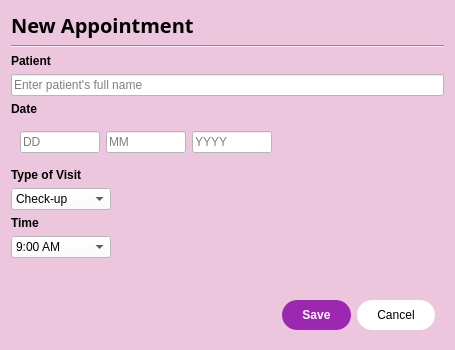
<?xml version="1.0" encoding="UTF-8"?>
<ui version="4.0">
 <class>Dialog</class>
 <widget class="QDialog" name="Dialog">
  <property name="geometry">
   <rect>
    <x>0</x>
    <y>0</y>
    <width>455</width>
    <height>350</height>
   </rect>
  </property>
  <property name="minimumSize">
   <size>
    <width>400</width>
    <height>350</height>
   </size>
  </property>
  <property name="windowTitle">
   <string>New Appointment</string>
  </property>
  <property name="styleSheet">
   <string notr="true">background-color: #ECC6DC;</string>
  </property>
  <layout class="QVBoxLayout" name="verticalLayout">
   <item>
    <widget class="QLabel" name="label">
     <property name="font">
      <font>
       <family>Arial Black</family>
       <pointsize>15</pointsize>
       <bold>true</bold>
      </font>
     </property>
     <property name="text">
      <string>New Appointment</string>
     </property>
    </widget>
   </item>
   <item>
    <widget class="QFrame" name="frame">
     <property name="frameShape">
      <enum>QFrame::HLine</enum>
     </property>
     <property name="frameShadow">
      <enum>QFrame::Sunken</enum>
     </property>
    </widget>
   </item>
   <item>
    <widget class="QLabel" name="label_2">
     <property name="font">
      <font>
       <bold>true</bold>
      </font>
     </property>
     <property name="text">
      <string>Patient</string>
     </property>
    </widget>
   </item>
   <item>
    <widget class="QLineEdit" name="lineEdit">
     <property name="styleSheet">
      <string notr="true">background-color: white;</string>
     </property>
     <property name="placeholderText">
      <string>Enter patient's full name</string>
     </property>
    </widget>
   </item>
   <item>
    <widget class="QLabel" name="label_3">
     <property name="font">
      <font>
       <bold>true</bold>
      </font>
     </property>
     <property name="text">
      <string>Date</string>
     </property>
    </widget>
   </item>
   <item>
    <widget class="QWidget" name="widget" native="true">
     <layout class="QHBoxLayout" name="horizontalLayout">
      <item>
       <widget class="QLineEdit" name="lineEdit_2">
        <property name="maximumSize">
         <size>
          <width>80</width>
          <height>16777215</height>
         </size>
        </property>
        <property name="styleSheet">
         <string notr="true">background-color: white;</string>
        </property>
        <property name="placeholderText">
         <string>DD</string>
        </property>
       </widget>
      </item>
      <item>
       <widget class="QLineEdit" name="lineEdit_3">
        <property name="maximumSize">
         <size>
          <width>80</width>
          <height>16777215</height>
         </size>
        </property>
        <property name="styleSheet">
         <string notr="true">background-color: white;</string>
        </property>
        <property name="text">
         <string/>
        </property>
        <property name="placeholderText">
         <string>MM</string>
        </property>
       </widget>
      </item>
      <item>
       <widget class="QLineEdit" name="lineEdit_4">
        <property name="maximumSize">
         <size>
          <width>80</width>
          <height>16777215</height>
         </size>
        </property>
        <property name="styleSheet">
         <string notr="true">background-color: white;</string>
        </property>
        <property name="placeholderText">
         <string>YYYY</string>
        </property>
       </widget>
      </item>
      <item>
       <spacer name="horizontalSpacer">
        <property name="orientation">
         <enum>Qt::Horizontal</enum>
        </property>
        <property name="sizeHint" stdset="0">
         <size>
          <width>40</width>
          <height>20</height>
         </size>
        </property>
       </spacer>
      </item>
     </layout>
    </widget>
   </item>
   <item>
    <widget class="QLabel" name="label_4">
     <property name="font">
      <font>
       <bold>true</bold>
      </font>
     </property>
     <property name="text">
      <string>Type of Visit</string>
     </property>
    </widget>
   </item>
   <item>
    <widget class="QComboBox" name="comboBox">
     <property name="minimumSize">
      <size>
       <width>0</width>
       <height>0</height>
      </size>
     </property>
     <property name="maximumSize">
      <size>
       <width>100</width>
       <height>16777215</height>
      </size>
     </property>
     <property name="styleSheet">
      <string notr="true">background-color: white;</string>
     </property>
     <item>
      <property name="text">
       <string>Check-up</string>
      </property>
     </item>
     <item>
      <property name="text">
       <string>Follow-up</string>
      </property>
     </item>
     <item>
      <property name="text">
       <string>Prenatal</string>
      </property>
     </item>
     <item>
      <property name="text">
       <string>Consultation</string>
      </property>
     </item>
     <item>
      <property name="text">
       <string>Emergency</string>
      </property>
     </item>
    </widget>
   </item>
   <item>
    <widget class="QLabel" name="label_5">
     <property name="font">
      <font>
       <bold>true</bold>
      </font>
     </property>
     <property name="text">
      <string>Time</string>
     </property>
    </widget>
   </item>
   <item>
    <widget class="QComboBox" name="comboBox_2">
     <property name="maximumSize">
      <size>
       <width>100</width>
       <height>16777215</height>
      </size>
     </property>
     <property name="styleSheet">
      <string notr="true">background-color: white;</string>
     </property>
     <item>
      <property name="text">
       <string>9:00 AM</string>
      </property>
     </item>
     <item>
      <property name="text">
       <string>9: 30 AM</string>
      </property>
     </item>
     <item>
      <property name="text">
       <string>10:00 AM</string>
      </property>
     </item>
     <item>
      <property name="text">
       <string>10:30 AM</string>
      </property>
     </item>
     <item>
      <property name="text">
       <string>11:00 AM</string>
      </property>
     </item>
     <item>
      <property name="text">
       <string>1:00 PM</string>
      </property>
     </item>
     <item>
      <property name="text">
       <string>2:00 PM</string>
      </property>
     </item>
     <item>
      <property name="text">
       <string>3:00 PM</string>
      </property>
     </item>
     <item>
      <property name="text">
       <string>4:00 PM</string>
      </property>
     </item>
    </widget>
   </item>
   <item>
    <spacer name="verticalSpacer">
     <property name="orientation">
      <enum>Qt::Vertical</enum>
     </property>
     <property name="sizeHint" stdset="0">
      <size>
       <width>20</width>
       <height>40</height>
      </size>
     </property>
    </spacer>
   </item>
   <item>
    <widget class="QWidget" name="widget_2" native="true">
     <layout class="QHBoxLayout" name="horizontalLayout_2">
      <item>
       <spacer name="horizontalSpacer_2">
        <property name="orientation">
         <enum>Qt::Horizontal</enum>
        </property>
        <property name="sizeHint" stdset="0">
         <size>
          <width>40</width>
          <height>20</height>
         </size>
        </property>
       </spacer>
      </item>
      <item>
       <widget class="QPushButton" name="pushButton">
        <property name="styleSheet">
         <string notr="true">background-color: #9C27B0;
color: white;
border: none;
padding: 8px 20px;
border-radius: 15px;
font-weight: bold;</string>
        </property>
        <property name="text">
         <string>Save</string>
        </property>
        <property name="default">
         <bool>true</bool>
        </property>
       </widget>
      </item>
      <item>
       <widget class="QPushButton" name="pushButton_2">
        <property name="styleSheet">
         <string notr="true">background-color: white;
color: black;
border: none;
padding: 8px 20px;
border-radius: 15px;</string>
        </property>
        <property name="text">
         <string>Cancel</string>
        </property>
       </widget>
      </item>
     </layout>
    </widget>
   </item>
  </layout>
 </widget>
 <tabstops>
  <tabstop>lineEdit</tabstop>
  <tabstop>lineEdit_2</tabstop>
  <tabstop>lineEdit_3</tabstop>
  <tabstop>lineEdit_4</tabstop>
  <tabstop>comboBox</tabstop>
  <tabstop>comboBox_2</tabstop>
  <tabstop>pushButton</tabstop>
  <tabstop>pushButton_2</tabstop>
 </tabstops>
 <resources/>
 <connections/>
</ui>
